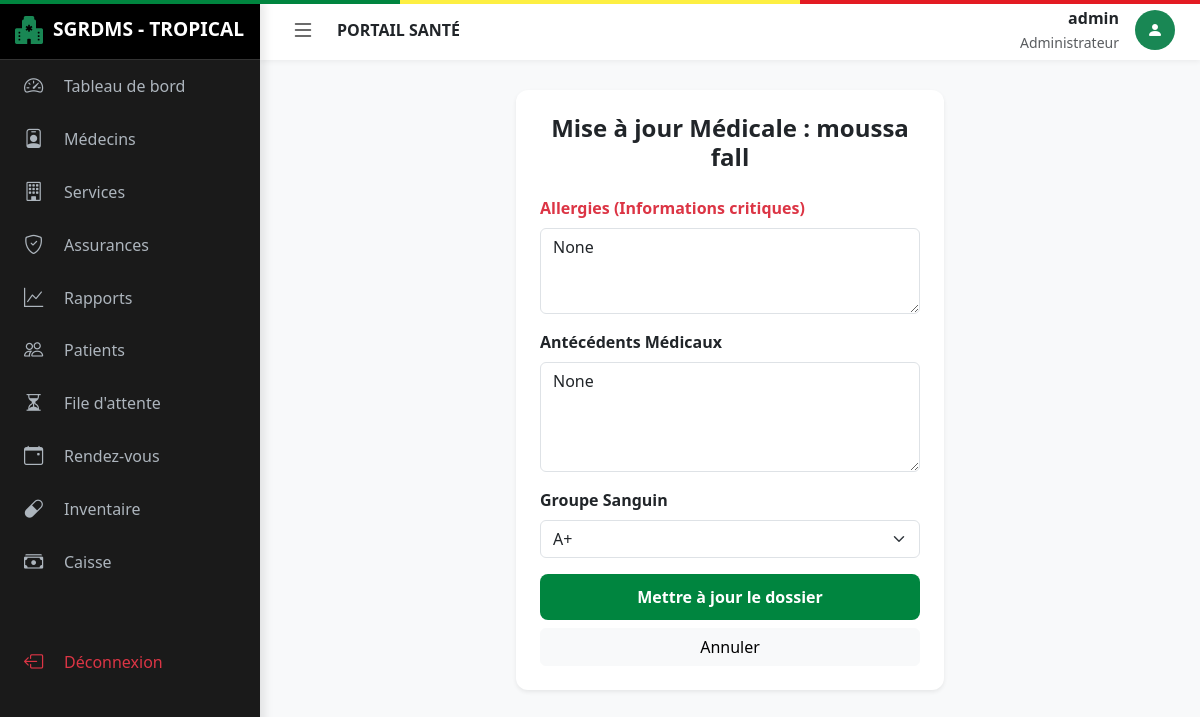
The app's page /patient/dossier/modifier/2 (signed in) with its own data.
### app/models.py (models this page shows)
class Utilisateur(db.Model, UserMixin):
    id = db.Column(db.Integer, primary_key=True)
    username = db.Column(db.String(50), unique=True, nullable=False)
    password = db.Column(db.String(100), nullable=False)
    role = db.Column(db.String(20), nullable=False) # Admin, Medecin, Patient, Pharmacien, Receptionniste
    date_creation = db.Column(db.DateTime, default=datetime.utcnow)
    patient_id = db.Column(db.Integer, db.ForeignKey('patient.id'), nullable=True)
    patient = db.relationship('Patient', backref='user', uselist=False)
    medecin_id = db.Column(db.Integer, db.ForeignKey('medecin.id'), nullable=True)
    medecin = db.relationship('Medecin', backref='user', uselist=False)

class Patient(db.Model):
    id = db.Column(db.Integer, primary_key=True)
    nom = db.Column(db.String(50), nullable=False)
    prenom = db.Column(db.String(50), nullable=False)
    date_naissance = db.Column(db.Date, nullable=False)
    sexe = db.Column(db.String(10))
    adresse = db.Column(db.String(200))
    telephone = db.Column(db.String(20))
    email = db.Column(db.String(120))
    centre_id = db.Column(db.Integer, db.ForeignKey('centre.id'), nullable=True)
    assurance_id = db.Column(db.Integer, db.ForeignKey('assurance.id'), nullable=True)
    assurance = db.relationship('Assurance', backref='patients')
    dossier = db.relationship('DossierMedical', backref='patient', uselist=False)
    rdvs = db.relationship('RendezVous', backref='patient', lazy=True)
    file_attente = db.relationship('FileAttente', backref='patient', lazy=True)

class DossierMedical(db.Model):
    id = db.Column(db.Integer, primary_key=True)
    patient_id = db.Column(db.Integer, db.ForeignKey('patient.id'), nullable=False)
    date_creation = db.Column(db.DateTime, default=datetime.utcnow)
    antecedents = db.Column(db.Text)
    allergies = db.Column(db.Text)
    groupe_sanguin = db.Column(db.String(5))

### app/routes.py (the view, shortened to what this page needs)
@main.route("/patient/dossier/modifier/<int:patient_id>", methods=['GET', 'POST'])
@login_required
def modifier_dossier(patient_id):
    if current_user.role not in ['Administrateur', 'Medecin']:
        return redirect(url_for('main.dashboard'))
    patient = Patient.query.get_or_404(patient_id)
    return render_template('modifier_dossier.html', patient=patient)

### app/__init__.py (called while the page is built)
def create_app(config_class=Config):
    app = Flask(__name__)
    app.config.from_object(Config)
    db.init_app(app)
    bcrypt.init_app(app)
    login_manager.init_app(app)
    from app.routes import main
    app.register_blueprint(main)
    @app.context_processor
    def inject_now():
        from datetime import datetime
        return {'datetime': datetime}
    return app

### app/models.py (called while the page is built)
@login_manager.user_loader
def load_user(user_id):
    return Utilisateur.query.get(int(user_id))

### app/templates/modifier_dossier.html (shortened to what this page needs)
{% extends "base.html" %}
{% block content %}
<div class="row justify-content-center">
    <div class="col-md-6">
        <div class="card border-0 shadow-sm p-4">
            <h4 class="fw-bold mb-4 text-center">Mise à jour Médicale : {{ patient.prenom }} {{ patient.nom }}</h4>
            <form method="POST">
                <div class="mb-3">
                    <label class="form-label fw-bold text-danger">Allergies (Informations critiques)</label>
                    <textarea name="allergies" class="form-control" rows="3">{{ patient.dossier.allergies }}</textarea>
                </div>
                <div class="mb-3">
                    <label class="form-label fw-bold">Antécédents Médicaux</label>
                    <textarea name="antecedents" class="form-control" rows="4">{{ patient.dossier.antecedents }}</textarea>
                </div>
                <div class="mb-3">
                    <label class="form-label fw-bold">Groupe Sanguin</label>
                    <select name="groupe_sanguin" class="form-select">
                        <option value="A+" {{ 'selected' if patient.dossier.groupe_sanguin == 'A+' }}>A+</option>
                    </select>
                </div>
                <div class="d-grid gap-2">
                    <button type="submit" class="btn btn-senegal">Mettre à jour le dossier</button>
                    <a href="{{ url_for('main.patient_details', patient_id=patient.id) }}" class="btn btn-light">Annuler</a>
                </div>
            </form>
        </div>
    </div>
</div>
{% endblock %}

### app/templates/base.html (shortened to what this page needs)
<!DOCTYPE html>
<html lang="fr">
<head>
    <link href="https://cdn.jsdelivr.net/npm/bootstrap@5.3.0/dist/css/bootstrap.min.css" rel="stylesheet">
    <link rel="stylesheet" href="https://cdn.jsdelivr.net/npm/bootstrap-icons@1.11.0/font/bootstrap-icons.css">
</head>
<body>
    {% if current_user.is_authenticated %}
    <div id="sidebar">
        <div class="sidebar-header">
            <i class="bi bi-hospital-fill text-success fs-3"></i>
            <span class="logo-text">SGRDMS - TROPICAL</span>
        </div>
            <a href="{{ url_for('main.dashboard') }}" class="menu-item {{ 'active' if request.endpoint == 'main.dashboard' }}">
                <i class="bi bi-speedometer2"></i>
                <span class="menu-text">Tableau de bord</span>
            </a>
            {% if current_user.role == 'Administrateur' %}
            <a href="{{ url_for('main.list_medecins') }}" class="menu-item {{ 'active' if request.endpoint == 'main.list_medecins' }}">
                <i class="bi bi-person-badge"></i>
                <span class="menu-text">Médecins</span>
            </a>
            <a href="{{ url_for('main.list_services') }}" class="menu-item {{ 'active' if request.endpoint == 'main.list_services' }}">
                <i class="bi bi-building"></i>
                <span class="menu-text">Services</span>
            </a>
            <a href="{{ url_for('main.list_assurances') }}" class="menu-item {{ 'active' if request.endpoint == 'main.list_assurances' }}">
                <i class="bi bi-shield-check"></i>
                <span class="menu-text">Assurances</span>
            </a>
            <a href="{{ url_for('main.rapports') }}" class="menu-item {{ 'active' if request.endpoint == 'main.rapports' }}">
                <i class="bi bi-graph-up"></i>
                <span class="menu-text">Rapports</span>
            </a>
            {% endif %}
            {% if current_user.role in ['Administrateur', 'Receptionniste', 'Medecin'] %}
            <a href="{{ url_for('main.list_patients') }}" class="menu-item {{ 'active' if request.endpoint == 'main.list_patients' }}">
                <i class="bi bi-people"></i>
                <span class="menu-text">Patients</span>
            </a>
            {% endif %}
            {% if current_user.role in ['Administrateur', 'Receptionniste'] %}
            <a href="{{ url_for('main.file_attente') }}" class="menu-item {{ 'active' if request.endpoint == 'main.file_attente' }}">
                <i class="bi bi-hourglass-split"></i>
                <span class="menu-text">File d'attente</span>
            </a>
            {% endif %}
            {% if current_user.role not in ['Pharmacien', 'Caissier'] %}
            <a href="{{ url_for('main.list_rdvs') }}" class="menu-item {{ 'active' if request.endpoint == 'main.list_rdvs' }}">
                <i class="bi bi-calendar-event"></i>
                <span class="menu-text">Rendez-vous</span>
            </a>
            {% endif %}
            {% if current_user.role == 'Pharmacien' or current_user.role == 'Administrateur' %}
            <a href="{{ url_for('main.pharmacie_inventaire') }}" class="menu-item {{ 'active' if request.endpoint == 'main.pharmacie_inventaire' }}">
                <i class="bi bi-capsule"></i>
                <span class="menu-text">Inventaire</span>
            </a>
            {% endif %}
            {% if current_user.role in ['Caissier', 'Administrateur'] %}
            <a href="{{ url_for('main.caisse_factures') }}" class="menu-item {{ 'active' if request.endpoint == 'main.caisse_factures' }}">
                <i class="bi bi-cash-stack"></i>
                <span class="menu-text">Caisse</span>
            </a>
            {% endif %}
            <div class="mt-auto pt-5">
                <a href="{{ url_for('main.logout') }}" class="menu-item text-danger">
                    <i class="bi bi-box-arrow-left"></i>
                    <span class="menu-text">Déconnexion</span>
                </a>
            </div>
        </div>
    <div id="main-wrapper">
        <header class="top-navbar">
            <button class="toggle-btn" id="sidebarToggle">
                <i class="bi bi-list"></i>
            </button>
            <div class="ms-3 fw-bold text-uppercase d-none d-md-block">
                {{ title if title else "Portail Santé" }}
            </div>
            <div class="ms-auto d-flex align-items-center">
                <div class="text-end me-3 d-none d-sm-block">
                    <div class="fw-bold">{{ current_user.username }}</div>
                    <small class="text-muted">{{ current_user.role }}</small>
                </div>
                <div class="rounded-circle bg-success text-white d-flex align-items-center justify-content-center" style="width: 40px; height: 40px;">
                    <i class="bi bi-person-fill"></i>
                </div>
            </div>
        </header>
        <main class="content-area">
            {% block content %}{% endblock %}
        </main>
    </div>
    {% else %}
    <div class="content-area p-0">
        {% block auth_content %}{% endblock %}
    </div>
    {% endif %}
</body>
</html>

### app/templates/base.html (style rules this page uses)
:root { --sn-green: #00853f; --sn-yellow: #fdef42; --sn-red: #e31b23; --sidebar-width: 260px; --sidebar-collapsed-width: 70px; --top-nav-height: 60px; --bg-light: #f8f9fa; }
body { background-color: var(--bg-light); overflow-x: hidden; font-family: 'Segoe UI', Tahoma, Geneva, Verdana, sans-serif; }
#sidebar { width: var(--sidebar-width); height: 100vh; position: fixed; left: 0; top: 0; z-index: 1000; background: #1a1a1a; color: white; transition: all 0.3s ease; box-shadow: 4px 0 10px rgba(0,0,0,0.1); }
.sidebar-header { height: var(--top-nav-height); display: flex; align-items: center; padding: 0 15px; border-bottom: 1px solid #333; background: #000; }
.sidebar-header .logo-text { white-space: nowrap; overflow: hidden; font-weight: bold; font-size: 1.2rem; margin-left: 10px; transition: opacity 0.2s; }
.menu-item { padding: 12px 20px; display: flex; align-items: center; color: #adb5bd; text-decoration: none; transition: all 0.2s; border-left: 4px solid transparent; }
.menu-item i { font-size: 1.2rem; min-width: 30px; }
.menu-text { margin-left: 10px; white-space: nowrap; transition: opacity 0.2s; }
#main-wrapper { margin-left: var(--sidebar-width); transition: all 0.3s ease; min-height: 100vh; display: flex; flex-direction: column; }
.top-navbar { height: var(--top-nav-height); background: white; display: flex; align-items: center; padding: 0 25px; box-shadow: 0 2px 5px rgba(0,0,0,0.05); position: sticky; top: 0; z-index: 999; }
.toggle-btn { background: none; border: none; font-size: 1.5rem; cursor: pointer; color: #333; }
.content-area { padding: 30px; flex-grow: 1; }
.card { border: none; border-radius: 12px; box-shadow: 0 5px 15px rgba(0,0,0,0.05); transition: transform 0.2s; }
.btn-senegal { background-color: var(--sn-green); color: white; border-radius: 8px; padding: 10px 20px; font-weight: 600; }

### records on screen
Utilisateur: username "admin", role "Administrateur"
Patient: prenom "moussa", nom "fall"
DossierMedical: allergies "None", antecedents "None"

### other values on screen
{{ title if title else "Portail Santé" }} "PORTAIL SANTÉ"
